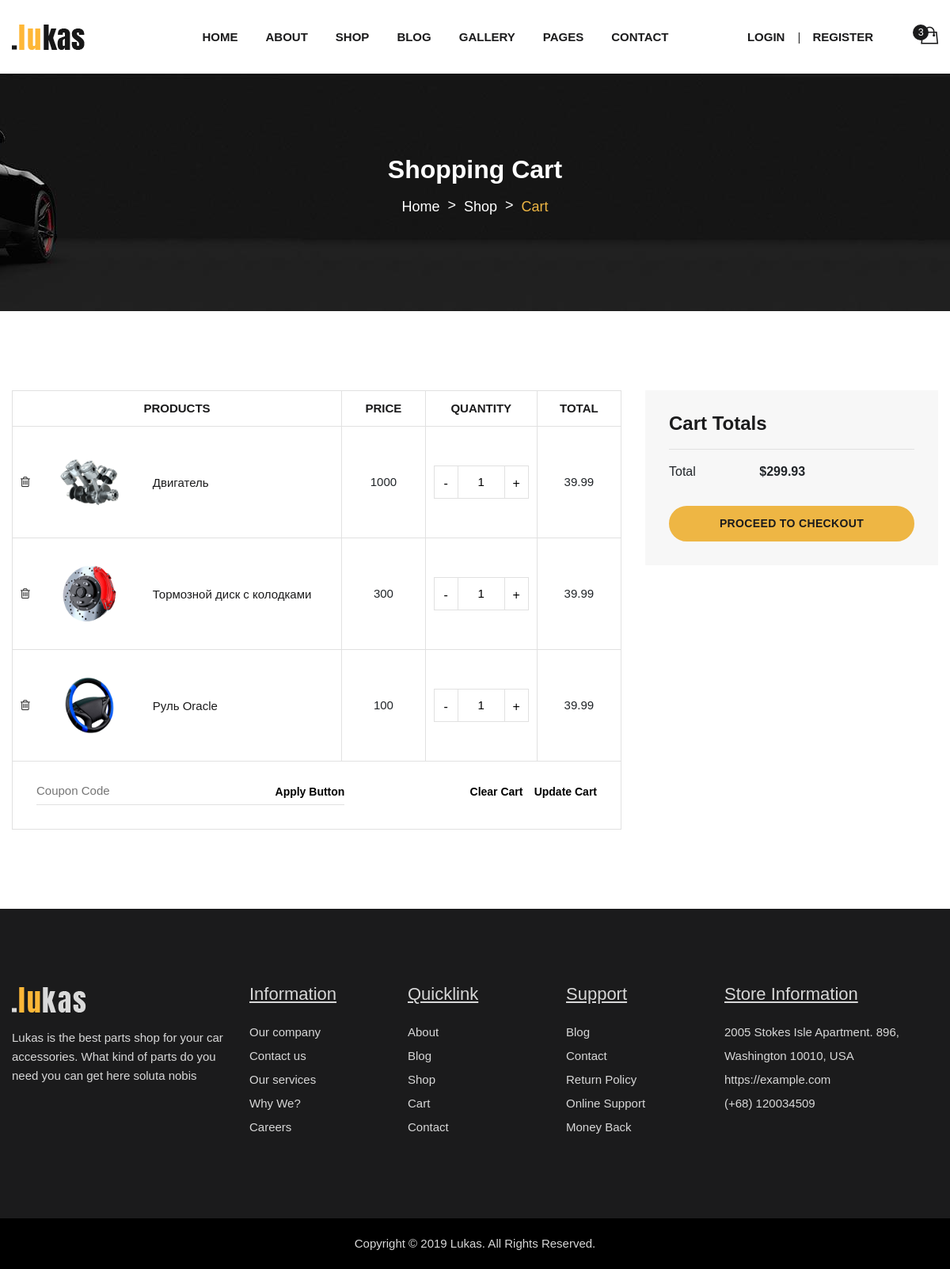
/cart (signed in), run on the app's committed database.
### mainApp/models.py (models this page shows)
class Product(models.Model):
    Naming=models.CharField(max_length=200, blank=True,null=True)
    Price=models.IntegerField( blank=True,null=True)
    Description=models.TextField(max_length=1000, blank=True,null=True)
    Pics=models.ImageField(upload_to='static/img')

### mainApp/views.py (the view)
# urls.py: path('cart',views.show_cart,name='cart'),
def show_cart(request):
    user = request.user
    try:
        Cart.objects.get(User=user)
    except:
        cart = Cart(User=user)
        cart.save()
    cart=Cart.objects.get(User=user)
    products = cart.ProdList.all()
    total=0
    for product in products:
        total+=product.Price
    return render(request, 'cart.html', {'products': products,'total':total})

### templates/cart.html (shortened to what this page needs)
{% extends 'bazecar.html' %}
{%load static%}
{% block content %}
    <div class="page-header-wrap bg-img" data-bg="{% static '/img/bg/page-header-bg.jpg'%}">
        <div class="container">
            <div class="row">
                <div class="col-12 text-center">
                    <div class="page-header-content">
                        <div class="page-header-content-inner">
                            <h1>Shopping Cart</h1>
                            <ul class="breadcrumb">
                                <li><a href="index.html">Home</a></li>
                                <li><a href="shop.html">Shop</a></li>
                                <li class="current"><a href="#">Cart</a></li>
                            </ul>
                        </div>
                    </div>
                </div>
            </div>
        </div>
    </div>
    <div class="page-content-wrapper sp-y">
        <div class="cart-page-content-wrap">
            <div class="container container-wide">
                <div class="row">
                    <div class="col-lg-8">
                        <div class="shopping-cart-list-area">
                            <div class="shopping-cart-table table-responsive">
                                <table class="table table-bordered text-center mb-0">
                                    <thead>
                                        <tr>
                                            <th>Products</th>
                                            <th>Price</th>
                                            <th>Quantity</th>
                                            <th>Total</th>
                                        </tr>
                                    </thead>
                                    <tbody>
                                    {% for product in products %}
                                        <tr>
                                            <td class="product-list">
                                                <div class="cart-product-item d-flex align-items-center">
                                                    <div class="remove-icon">
                                                        <button><i  class="fa fa-trash-o">
                                                        </i></button>
                                                    </div>
                                                    <a href="single-product.html" class="product-thumb">
                                                        <img src="{% if product.Pics %}{{ product.Pics.url }}{% else %}{% static 'img/no_image.png' %}{% endif %}" alt="Product" />
                                                    </a>
                                                    <a href="single-product.html" class="product-name">{{product.Naming}}</a>
                                                </div>
                                            </td>
                                            <td>
                                                <span class="price">{{product.Price}}</span>
                                            </td>
                                            <td>
                                                <div class="pro-qty">
                                                    <input type="text" class="quantity" title="Quantity" value="1" />
                                                </div>
                                            </td>
                                            <td>
                                                <span class="total">39.99</span>
                                            </td>
                                        </tr>
{% endfor %}
                                    </tbody>
                                </table>
                            </div>
                            <div class="cart-coupon-update-area d-sm-flex justify-content-between align-items-center">
                                <div class="coupon-form-wrap">
                                    <form action="#" method="post">
                                        <input type="text" id="coupon" placeholder="Coupon Code" />
                                        <button class="btn-apply">Apply Button</button>
                                    </form>
                                </div>
                                <div class="cart-update-buttons mt-15 mt-sm-0">
                                    <button class="btn-clear-cart">Clear Cart</button>
                                    <button class="btn-update-cart">Update Cart</button>
                                </div>
                            </div>
                        </div>
                    </div>
                    <div class="col-lg-4">
                        <div class="cart-calculate-area mt-sm-40 mt-md-60">
                            <h5 class="cal-title">Cart Totals</h5>
                            <div class="cart-cal-table table-responsive">
                                <table class="table table-borderless">
                                    <tr class="order-total">
                                        <th>Total</th>
                                        <td><b id="total">$299.93</b></td>
                                    </tr>
                                </table>
                            </div>
                            <div class="proceed-checkout-btn">
                                <a href="checkout.html" class="btn btn-brand d-block">Proceed to Checkout</a>
                            </div>
                        </div>
                    </div>
                </div>
            </div>
        </div>
    </div>
{% endblock %}

### data on the page
Product: Pics (picture), Naming "Двигатель", Price "1000"
Product: Pics (picture), Naming "Тормозной диск с колодками", Price "300"
Product: Pics (picture), Naming "Руль Oracle", Price "100"
